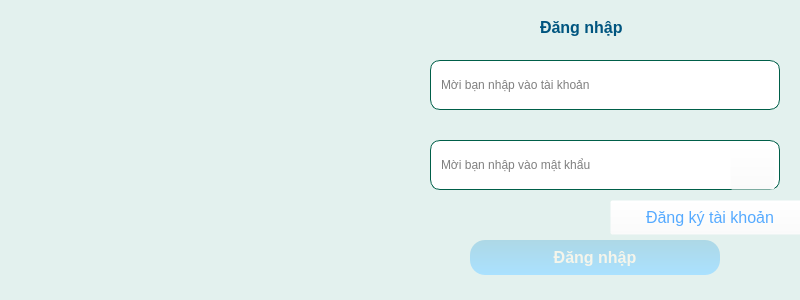
<?xml version="1.0" encoding="UTF-8"?>
<ui version="4.0">
 <class>Dialog</class>
 <widget class="QDialog" name="Dialog">
  <property name="geometry">
   <rect>
    <x>0</x>
    <y>0</y>
    <width>800</width>
    <height>300</height>
   </rect>
  </property>
  <property name="windowTitle">
   <string>Màn hình đăng nhập</string>
  </property>
  <property name="styleSheet">
   <string notr="true">QLineEdit{
padding:8px;
background: white;
border: 1px solid #005F49;
border-radius: 10px
}
QLineEdit:focus{
border: 2px solid #005F49;
}
QLabel{
color:#00557F;
font:bold
}
QDialog{
background-color:#E3F1EE;
	background-image: url(:/icon/icon/bg.jpg);
}

#btn_openregis{
	background-color: rgba(255, 255, 255, 0);
}
#btn_openregis:hover{
	text-decoration:underline;	
	color: rgb(0, 85, 127);
}
#btn_login{
	background-color: qlineargradient(spread:pad, x1:0, y1:0, x2:0, y2:1, stop:0 rgba(173, 216, 230, 255), stop:1 rgba(170, 225, 255, 255));
	border-radius: 15px;
	color: rgb(245, 245, 235);
}
#btn_login:hover{
	background-color: rgba(200, 216, 230, 255);
    border-radius: 15px; 
	cursor: pointer;
    color: black;
}</string>
  </property>
  <widget class="QPushButton" name="btn_login">
   <property name="geometry">
    <rect>
     <x>470</x>
     <y>240</y>
     <width>250</width>
     <height>35</height>
    </rect>
   </property>
   <property name="font">
    <font>
     <pointsize>12</pointsize>
     <weight>75</weight>
     <italic>false</italic>
     <bold>true</bold>
    </font>
   </property>
   <property name="cursor">
    <cursorShape>PointingHandCursor</cursorShape>
   </property>
   <property name="mouseTracking">
    <bool>false</bool>
   </property>
   <property name="styleSheet">
    <string notr="true"/>
   </property>
   <property name="text">
    <string>Đăng nhập</string>
   </property>
  </widget>
  <widget class="QPushButton" name="btn_openregis">
   <property name="geometry">
    <rect>
     <x>610</x>
     <y>200</y>
     <width>200</width>
     <height>35</height>
    </rect>
   </property>
   <property name="font">
    <font>
     <pointsize>12</pointsize>
     <underline>false</underline>
    </font>
   </property>
   <property name="cursor">
    <cursorShape>PointingHandCursor</cursorShape>
   </property>
   <property name="styleSheet">
    <string notr="true">color: rgb(85, 170, 255);</string>
   </property>
   <property name="text">
    <string>Đăng ký tài khoản</string>
   </property>
  </widget>
  <widget class="QLineEdit" name="txt_username">
   <property name="geometry">
    <rect>
     <x>430</x>
     <y>60</y>
     <width>350</width>
     <height>50</height>
    </rect>
   </property>
   <property name="minimumSize">
    <size>
     <width>350</width>
     <height>48</height>
    </size>
   </property>
   <property name="maximumSize">
    <size>
     <width>500</width>
     <height>500</height>
    </size>
   </property>
   <property name="placeholderText">
    <string>Mời bạn nhập vào tài khoản</string>
   </property>
  </widget>
  <widget class="QLineEdit" name="txt_password">
   <property name="geometry">
    <rect>
     <x>430</x>
     <y>140</y>
     <width>350</width>
     <height>50</height>
    </rect>
   </property>
   <property name="minimumSize">
    <size>
     <width>350</width>
     <height>50</height>
    </size>
   </property>
   <property name="maximumSize">
    <size>
     <width>500</width>
     <height>500</height>
    </size>
   </property>
   <property name="placeholderText">
    <string>Mời bạn nhập vào mật khẩu</string>
   </property>
  </widget>
  <widget class="QLabel" name="label">
   <property name="geometry">
    <rect>
     <x>380</x>
     <y>140</y>
     <width>45</width>
     <height>45</height>
    </rect>
   </property>
   <property name="styleSheet">
    <string notr="true">image: url(:/icon/icon/password.png);
background-color: none;
border-radius: 10px</string>
   </property>
   <property name="text">
    <string/>
   </property>
  </widget>
  <widget class="QLabel" name="label_2">
   <property name="geometry">
    <rect>
     <x>380</x>
     <y>60</y>
     <width>45</width>
     <height>45</height>
    </rect>
   </property>
   <property name="styleSheet">
    <string notr="true">image: url(:/icon/icon/user.png);
border-radius: 10px;</string>
   </property>
   <property name="text">
    <string/>
   </property>
  </widget>
  <widget class="QPushButton" name="btn_hidepass">
   <property name="geometry">
    <rect>
     <x>730</x>
     <y>145</y>
     <width>45</width>
     <height>45</height>
    </rect>
   </property>
   <property name="minimumSize">
    <size>
     <width>40</width>
     <height>40</height>
    </size>
   </property>
   <property name="maximumSize">
    <size>
     <width>50</width>
     <height>50</height>
    </size>
   </property>
   <property name="cursor">
    <cursorShape>PointingHandCursor</cursorShape>
   </property>
   <property name="styleSheet">
    <string notr="true">background-color: rgba(255, 255, 255, 0);</string>
   </property>
   <property name="text">
    <string/>
   </property>
   <property name="icon">
    <iconset resource="resource.qrc">
     <normaloff>:/icon/icon/hidepass.png</normaloff>:/icon/icon/hidepass.png</iconset>
   </property>
  </widget>
  <widget class="QLabel" name="label_3">
   <property name="geometry">
    <rect>
     <x>-10</x>
     <y>0</y>
     <width>381</width>
     <height>301</height>
    </rect>
   </property>
   <property name="styleSheet">
    <string notr="true">image: url(:/icon/icon/manhinhmahoa.jpg);
border-radius: 10px;</string>
   </property>
   <property name="text">
    <string/>
   </property>
  </widget>
  <widget class="QLabel" name="label_4">
   <property name="geometry">
    <rect>
     <x>540</x>
     <y>10</y>
     <width>110</width>
     <height>35</height>
    </rect>
   </property>
   <property name="font">
    <font>
     <pointsize>12</pointsize>
     <weight>75</weight>
     <italic>false</italic>
     <bold>true</bold>
    </font>
   </property>
   <property name="text">
    <string>Đăng nhập</string>
   </property>
  </widget>
  <zorder>txt_password</zorder>
  <zorder>btn_login</zorder>
  <zorder>btn_openregis</zorder>
  <zorder>txt_username</zorder>
  <zorder>btn_hidepass</zorder>
  <zorder>label_2</zorder>
  <zorder>label</zorder>
  <zorder>label_3</zorder>
  <zorder>label_4</zorder>
 </widget>
 <resources>
  <include location="resource.qrc"/>
 </resources>
 <connections/>
</ui>
